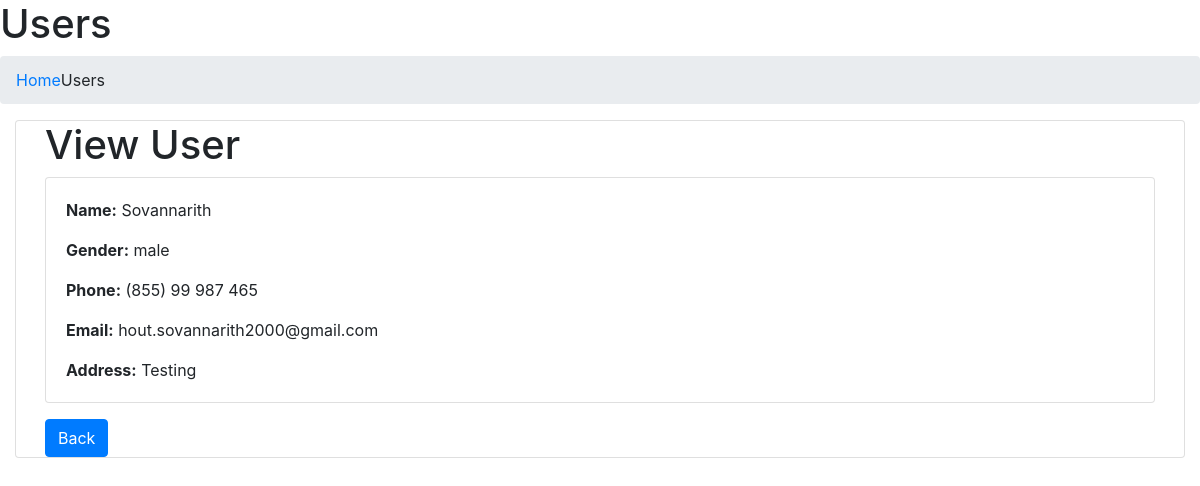
Screenshot of /view_user/1002 with the database file from the repository.
### tables this page shows
CREATE TABLE "students" (
  "id" INTEGER NOT NULL,
  "name" TEXT NOT NULL,
  "gender" TEXT NOT NULL,
  "phone" TEXT,
  "email" TEXT,
  "address" TEXT,
  PRIMARY KEY ("id")
);

### app.py (the view)
@app.route('/view_user/<int:id>')
def view_user(id):
    conn = get_db_connection()
    student = conn.execute('SELECT * FROM students WHERE id = ?', (id,)).fetchone()
    conn.close()
    return render_template('view.html', student=student)

### app.py (called while the page is built)
def get_db_connection():
    conn = sqlite3.connect('db.sqlite3')
    conn.row_factory = sqlite3.Row
    return conn

### templates/view.html (shortened to what this page needs)
<!DOCTYPE html>
<html lang="en">
<head>
    <link href="https://stackpath.bootstrapcdn.com/bootstrap/4.5.2/css/bootstrap.min.css" rel="stylesheet">
</head>
<body>
<aside class="right-side">
    <section class="content-header">
        <h1>Users</h1>
        <ol class="breadcrumb">
            <li><a href="#"> Home</a></li>
            <li class="active">Users</li>
        </ol>
    </section>
    <section class="content">
        <div class="container-fluid">
            <div class="row">
                <div class="col-lg-12">
                    <div class="card">
                        <div class="container">
                            <h1>View User</h1>
                            <div class="card">
                                <div class="card-body">
                                    <p class="card-text"><strong>Name:</strong> {{ student['name'] }}</p>
                                    <p class="card-text"><strong>Gender:</strong> {{ student['gender'] }}</p>
                                    <p class="card-text"><strong>Phone:</strong> {{ student['phone'] }}</p>
                                    <p class="card-text"><strong>Email:</strong> {{ student['email'] }}</p>
                                    <p class="card-text"><strong>Address:</strong> {{ student['address'] }}</p>
                                </div>
                            </div>
                            <a href="{{ url_for('users') }}" class="btn btn-primary mt-3">Back</a>
                        </div>
                    </div>
                </div>
            </div>
        </div>
    </section>
</aside>
</body>
</html>

### rows the page displays
students: name "Sovannarith", gender "male", phone "(855) 99 987 465", email "hout.sovannarith2000@gmail.com", address "Testing"
